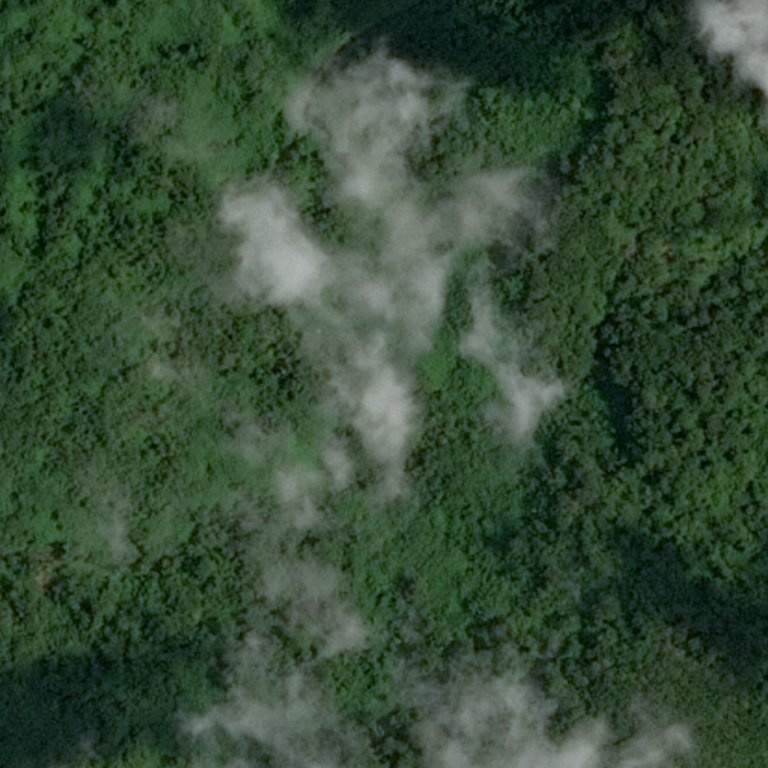
#> input picture HW_3/desert_forest/test_image_00.jpg, 768 x 768 px; the run also reads 1 picture not shown here
$ jupyter execute HW_3.ipynb
#> lines starting #> are read from the running program, lines starting #| are printed output that depends on the picture; after the words box and inside, x2 and y2 are one past the last pixel; in counts of white or black regions, pixels touching at a corner belong together
# Homework 3

# Задача №1 - Лес или пустыня?

Часто при анализе изображений местности необходимо понять ее характер. В частности, если определить, что на изображении преобладет вода, то имеет смысл искать корабли на таком изображении. Если на картинке густой лес, то, возможно, это не лучшая зона для посадки дрона или беспилотника.

Ваша задача - написать программу, которая будет отличать лес от пустыни. В приложении можно найти реальные спутниковые снимки лесов и пустынь.

Примеры изображений:
<table><tr>
    <td>  </td>
    <td>  </td>
</tr></table>

[cell 1]
import cv2
import numpy as np
import matplotlib.pyplot as plt

def load_image(image_path: str) -> np.ndarray:
    """Loads an image from the specified path."""
    image = cv2.imread(image_path)
    return image

def convert_to_hsv(image: np.ndarray) -> np.ndarray:
    """Converts the image from BGR to HSV color space."""
    return cv2.cvtColor(image, cv2.COLOR_BGR2HSV)

def create_masks(hsv_image: np.ndarray) -> tuple:
    """Creates masks for forest and desert regions."""
    forest_mask = cv2.inRange(hsv_image, np.array([20, 20, 20]), np.array([100, 255, 255]))
    desert_mask = cv2.inRange(hsv_image, np.array([10, 20, 20]), np.array([30, 255, 255]))
    return forest_mask, desert_mask

def count_pixels(mask: np.ndarray) -> int:
    """Counts the number of non-zero pixels in a mask."""
    return cv2.countNonZero(mask)

def classify_scene(forest_count: int, desert_count: int) -> str:
    """Classifies the scene as either forest or desert."""
    return "forest" if forest_count > desert_count else "desert"

def classify_image(image_path: str) -> tuple:
    """Classifies an image as forest or desert."""
    image = load_image(image_path)
    hsv_image = convert_to_hsv(image)
    forest_mask, desert_mask = create_masks(hsv_image)
    forest_count = count_pixels(forest_mask)
    desert_count = count_pixels(desert_mask)
    classification = classify_scene(forest_count, desert_count)
    return classification, image, forest_mask, desert_mask

def show_images(image: np.ndarray, forest_mask: np.ndarray, desert_mask: np.ndarray, classification: str, title: str):
    """Displays the original image, masks, and classification."""
    plt.figure(figsize=(15, 10))
    plt.subplot(2, 2, 1)
    plt.imshow(cv2.cvtColor(image, cv2.COLOR_BGR2RGB))
    plt.title(f'{title} - Original Image')
    plt.axis('off')

    plt.subplot(2, 2, 2)
    plt.imshow(forest_mask, cmap='gray')
    plt.title('Forest Mask')
    plt.axis('off')

    plt.subplot(2, 2, 3)
    plt.imshow(desert_mask, cmap='gray')
    plt.title('Desert Mask')
    plt.axis('off')

    plt.subplot(2, 2, 4)
    plt.imshow(cv2.cvtColor(image, cv2.COLOR_BGR2RGB))
    plt.title(f'Classification: {classification}')
    plt.axis('off')

    plt.show()


# Example usage (same as before):
images_path_forest = 'desert_forest/test_image_00.jpg'
classification_forest, image_forest, forest_mask_forest, desert_mask_forest = classify_image(images_path_forest)
#> in load_image, image is the input picture: shape (768, 768, 3); mean B, G, R 54, 75.5, 54
#> in classify_image, `forest_count = count_pixels(forest_mask)`: forest_count = 570573
#> in classify_image, `desert_count = count_pixels(desert_mask)`: desert_count = 7
#> in classify_image, `classification = classify_scene(forest_count, desert_count)`: classification = 'forest'
#> classification_forest = 'forest'
print(f"Classification: {classification_forest}")
#| Classification: forest

images_path_desert = 'desert_forest/test_image_04.jpg'
classification_desert, image_desert, forest_mask_desert, desert_mask_desert = classify_image(images_path_desert)
#> call 2 of load_image, with image_path = 'desert_forest/test_image_04.jpg'
#> classification_desert = 'desert'
print(f"Classification: {classification_desert}")
#| Classification: desert

show_images(image_forest, forest_mask_forest, desert_mask_forest, classification_forest, 'Test Image 00')
show_images(image_desert, forest_mask_desert, desert_mask_desert, classification_desert, 'Test Image 04')

# Задача №2 - Реализовать Image-blending на основе сшивки по градиентам

Задача - взять фото двух лиц : ваше и друга, с помощью метода Poisson image editing совместить глаза, нос и рот с первого изображения со вторым. Суть в том, что при использовании такого метода границы совмещенного изображения не видны.

Статья, где описан метод

Patrick Pérez, Michel Gangnet, and Andrew Blake. 2003. Poisson image editing. ACM Trans. Graph. 22, 3 (July 2003), 313–318. https://doi.org/10.1145/882262.882269

Пример такого совмещения:

[cell 2]
import cv2
import numpy as np
import matplotlib.pyplot as plt

[cell 3]
# Загружаем каскады Хаара для распознавания лиц и их частей
face_cascade = cv2.CascadeClassifier(cv2.data.haarcascades + 'haarcascade_frontalface_default.xml')
eye_cascade = cv2.CascadeClassifier(cv2.data.haarcascades + 'haarcascade_eye.xml')
nose_cascade = cv2.CascadeClassifier('haar/haarcascade_mcs_nose.xml')
mouth_cascade = cv2.CascadeClassifier('haar/haarcascade_mcs_mouth.xml')

# Проверка корректности загрузки каскадов
if any(cascade.empty() for cascade in [face_cascade, eye_cascade, nose_cascade, mouth_cascade]):
    raise ValueError('Ошибка при загрузке каскадов Хаара')

[cell 4]
import cv2
import numpy as np
import matplotlib.pyplot as plt

# [5 lines of commented-out code are left out]


def load_image(image_path: str) -> np.ndarray:
    """Loads an image from the specified path, raises ValueError if loading fails."""
    img = cv2.imread(image_path)
    if img is None:
        raise ValueError(f"Could not load image from: {image_path}")
    return img

def to_grayscale(image: np.ndarray) -> np.ndarray:
    """Converts an image to grayscale."""
    return cv2.cvtColor(image, cv2.COLOR_BGR2GRAY)

def detect_features(gray_image: np.ndarray, cascade: cv2.CascadeClassifier) -> list:
    """Detects features (faces, eyes, etc.) using a Haar cascade."""
    return cascade.detectMultiScale(gray_image, scaleFactor=2.5, minNeighbors=5)

def create_feature_mask(gray_image: np.ndarray, detected_faces: list, eye_cascade: cv2.CascadeClassifier, nose_cascade: cv2.CascadeClassifier, mouth_cascade: cv2.CascadeClassifier) -> np.ndarray:
    """Creates a mask highlighting detected facial features."""
    mask = np.zeros_like(gray_image)
    for (x, y, w, h) in detected_faces:
        roi_gray = gray_image[y:y+h, x:x+w]
        #Eyes
        eyes = detect_features(roi_gray, eye_cascade)
        for (ex, ey, ew, eh) in eyes:
            cv2.ellipse(mask, ((ex + ew//2 + x), (ey + eh//2 + y)), (ew*1, eh*1), 0, 0, 360, 255, -1)
        #Nose
        nose = detect_features(roi_gray, nose_cascade)
        for (nx, ny, nw, nh) in nose:
            cv2.ellipse(mask, ((nx + nw//2 + x), (ny + nh//3 + y)), (nw*1, nh*2), 0, 0, 360, 255, -1)
        #Mouth
        mouth = detect_features(roi_gray, mouth_cascade)
        for (mx, my, mw, mh) in mouth:
            cv2.ellipse(mask, ((mx + mw//2 + x), (my + mh//2 + y)), (mw*1, mh*1), 0, 0, 360, 255, -1)
    return mask

def resize_image(image: np.ndarray, width: int, height: int) -> np.ndarray:
    """Resizes an image to the specified dimensions."""
    return cv2.resize(image, (width, height))

def perform_seamless_cloning(source_image: np.ndarray, target_image: np.ndarray, mask: np.ndarray, center: tuple) -> np.ndarray:
    """Performs seamless cloning using the specified parameters."""
    return cv2.seamlessClone(source_image, target_image, mask, center, cv2.NORMAL_CLONE)


#Main part of the code
source_image = load_image("faces/face_2.jpg")
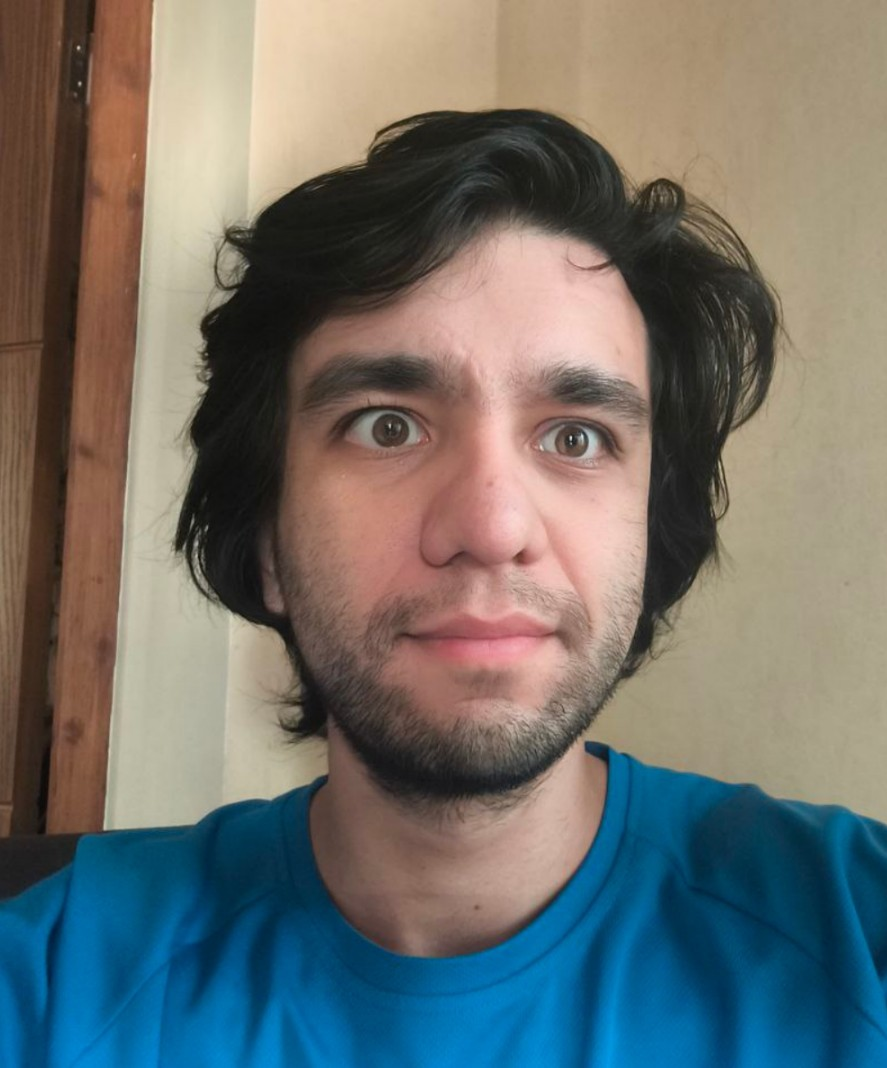
#> input picture HW_3/faces/face_2.jpg, 887 x 1068 px
#> in load_image, img is the input picture: shape (1068, 887, 3); mean B, G, R 107.9, 112.2, 111.2
target_image = load_image("faces/face_1.jpg")
#> call 2 of load_image, with image_path = 'faces/face_1.jpg'
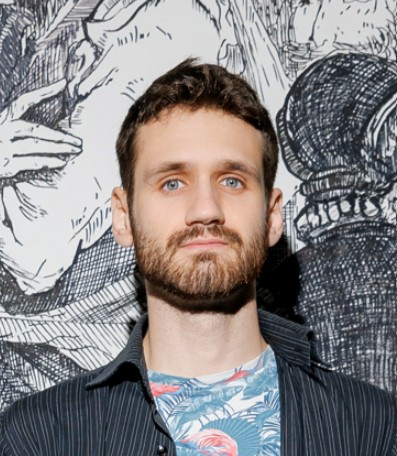
#> input picture HW_3/faces/face_1.jpg, 397 x 456 px
#> in load_image, img is the input picture: shape (456, 397, 3); mean B, G, R 133.2, 132.3, 135.7

gray_source = to_grayscale(source_image)
gray_target = to_grayscale(target_image)

faces_source = detect_features(gray_source, face_cascade)
#> faces_source = [[312, 278, 375, 375]]
faces_target = detect_features(gray_target, face_cascade)
#> faces_target = [[130, 122, 150, 150]]


source_mask = create_feature_mask(gray_source, faces_source, eye_cascade, nose_cascade, mouth_cascade)
#> the loop in create_feature_mask, `for (x, y, w, h) in detected_faces:` made 1 pass
#> (x, y, w, h, eyes, nose) on pass 1: (312, 278, 375, 375, [[12, 89, 125, 125], [197, 102, 125, 125]], [[121, 218, 112, 94]])
#> after the loop in create_feature_mask, `for (x, y, w, h) in detected_faces:`:
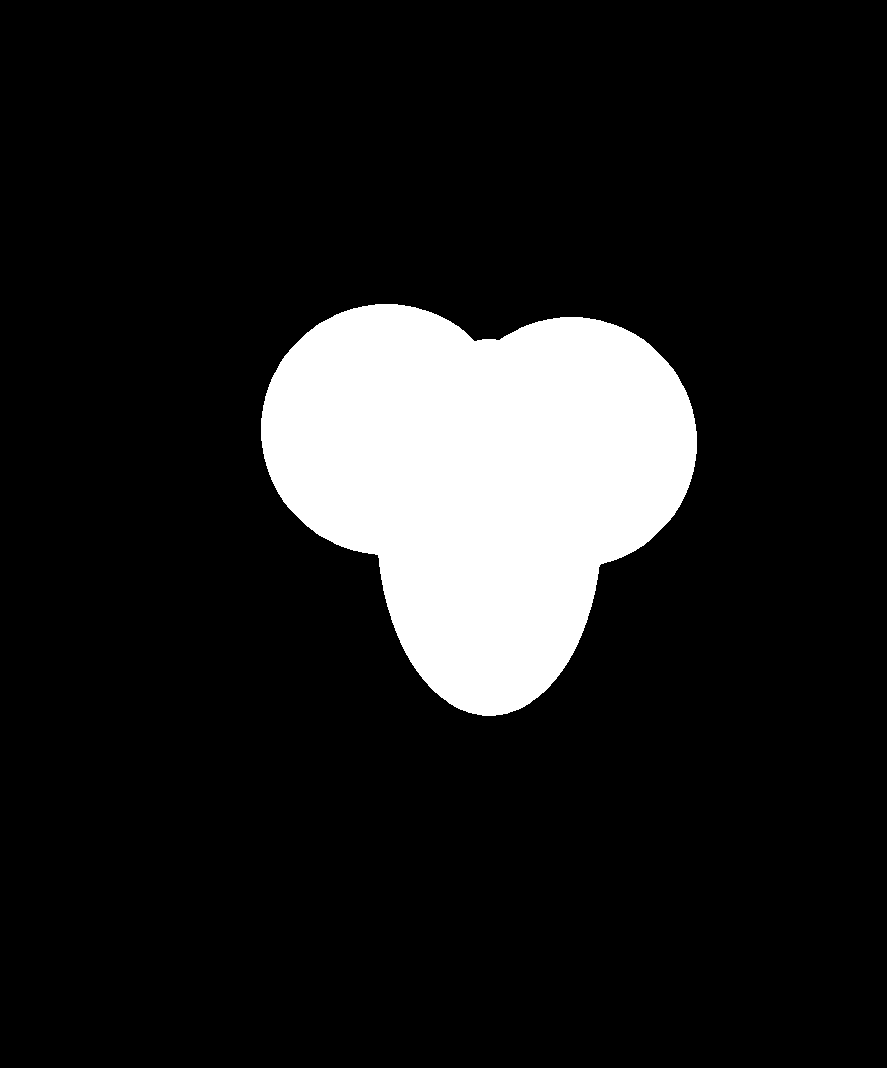
#> mask: shape (1068, 887); 12.6% white; 1 white region, box (x1, y1, x2, y2) and area: (261, 304, 697, 716) 119244
target_mask = create_feature_mask(gray_target, faces_target, eye_cascade, nose_cascade, mouth_cascade)
#> the loop in create_feature_mask (call 2), `for (x, y, w, h) in detected_faces:` made 1 pass
#> (x, y, w, h, eyes, nose, mouth) on pass 1: (130, 122, 150, 150, [[16, 33, 50, 50], [76, 33, 50, 50]], [[52, 74, 45, 38]], [[46, 106, 62, 38]])

target_height = target_image.shape[0]
target_width = target_image.shape[1]

resized_source = resize_image(source_image, target_width, target_height)
resized_source_mask = resize_image(source_mask, target_width, target_height)

clone_center = (int(target_width / 2), int(target_height / 2))

final_image = perform_seamless_cloning(resized_source, target_image, resized_source_mask, clone_center)


# Display and save results (matplotlib part remains the same)
plt.figure(figsize=(15, 10))

plt.subplot(2, 2, 1)
plt.imshow(cv2.cvtColor(source_image, cv2.COLOR_BGR2RGB))
plt.title('Исходное изображение')
plt.axis('off')

plt.subplot(2, 2, 2)
plt.imshow(cv2.cvtColor(target_image, cv2.COLOR_BGR2RGB))
plt.title('Целевое изображение')
plt.axis('off')

plt.subplot(2, 2, 3)
plt.imshow(cv2.cvtColor(resized_source, cv2.COLOR_BGR2RGB))
plt.title('Измененное исходное изображение')
plt.axis('off')

plt.subplot(2, 2, 4)
plt.imshow(cv2.cvtColor(final_image, cv2.COLOR_BGR2RGB))
plt.title('Результат бесшовного клонирования')
plt.axis('off')

plt.show()

cv2.imwrite('seamless_cloned_image.jpg', final_image)
#> Out = True

# Задача №3 - Найди клетки

Даны снимки раковых клеток. Существует задача - определить стадию рака клетки по такому изображению. Для того, чтобы подойти к решению классификации рака клетки, необходимо сначала подготовить данные.

Исходные изображения в реальных задачах могут быть очень большого размера (более 20000 px). Однако из визуального анализа можно заметить, что большая часть этих снимков пустая и не несет в себе полезную информацию.

Ваша задача выделить небольшие ячейки изображений из исходного так, чтобы на ячейках было только изображение клетки.

Пример исходного изображения и нарезанных ячеек клетки.

В качестве аргументов у функции будут значения:
1. исходное изображние;
2. размер ячейки;
3. количество ячеек.

__Доп вопрос__ - как можно выяснить какие нужны значения аргументов, чтобы они подходили для большинства исходных снимков?

[cell 5]
import matplotlib.pyplot as plt
from PIL import Image
import numpy as np
import matplotlib.patches as patches

def load_image(image_filepath: str) -> np.ndarray:
    """Loads image from filepath and converts to NumPy array."""
    img = Image.open(image_filepath)
    return np.array(img)

def get_image_dimensions(image_array: np.ndarray) -> tuple:
    """Returns (height, width) of the image."""
    return image_array.shape[:2]

def extract_cells(image_array: np.ndarray, cell_dim: int, max_cells: int) -> tuple:
    """Extracts cells and returns them along with bounding boxes for display."""
    height, width = get_image_dimensions(image_array)
    extracted_cells = []
    bounding_boxes = []
    total_cells_extracted = 0
    for y in range(0, height, cell_dim):
        for x in range(0, width, cell_dim):
            if total_cells_extracted >= max_cells:
                break
            cell = image_array[y:y + cell_dim, x:x + cell_dim]
            if cell.mean() < 240:  # Threshold for filtering empty areas
                extracted_cells.append(cell)
                bounding_boxes.append((x, y, cell_dim, cell_dim))
                total_cells_extracted += 1
    return extracted_cells, bounding_boxes

def display_image_with_cells(image_array: np.ndarray, bounding_boxes: list):
    """Displays image with bounding boxes."""
    _, ax = plt.subplots(1)
    ax.imshow(image_array)
    for x, y, w, h in bounding_boxes:
        rectangle = patches.Rectangle((x, y), w, h, linewidth=1, edgecolor='g', facecolor='none')
        ax.add_patch(rectangle)
    plt.title("Original Image with Cells")
    plt.show()

def create_mosaic(extracted_cells: list, cell_dim: int, space: int, grid_size: int = 10) -> np.ndarray:
    """Creates mosaic image."""
    extracted_cells = handle_cell_count(extracted_cells, grid_size * grid_size)  #Adjust for grid size
    mosaic_dimensions = grid_size * cell_dim + (grid_size - 1) * space
    mosaic_image = np.ones((mosaic_dimensions, mosaic_dimensions, 3), dtype=np.uint8) * 255
    for index, cell in enumerate(extracted_cells):
        row = index // grid_size
        col = index % grid_size
        y_start = row * (cell_dim + space)
        x_start = col * (cell_dim + space)
        mosaic_image[y_start:y_start + cell_dim, x_start:x_start + cell_dim] = cell
    return mosaic_image

def handle_cell_count(extracted_cells: list, desired_count: int) -> list:
    """Handles cell count for mosaic."""
    if len(extracted_cells) > desired_count:
        return extracted_cells[:desired_count]
    elif len(extracted_cells) < desired_count:
        return extracted_cells * (desired_count // len(extracted_cells)) + extracted_cells[:desired_count % len(extracted_cells)]
    return extracted_cells

def display_mosaic(mosaic_image: np.ndarray):
    """Displays mosaic."""
    plt.figure(figsize=(8, 8))
    plt.imshow(mosaic_image)
    plt.axis('off')
    plt.title("Mosaic of Cells")
    plt.show()


def display_and_extract_cells(image_filepath: str, cell_dim: int, max_cells: int, space: int = 10):
    """Main function."""
    image_array = load_image(image_filepath)
    extracted_cells, bounding_boxes = extract_cells(image_array, cell_dim, max_cells)
    display_image_with_cells(image_array, bounding_boxes)
    mosaic_image = create_mosaic(extracted_cells, cell_dim, space)
    display_mosaic(mosaic_image)

# Вызов функции с путь к изображению
display_and_extract_cells("cells/train5_1.jpeg", cell_dim=88, max_cells=305)
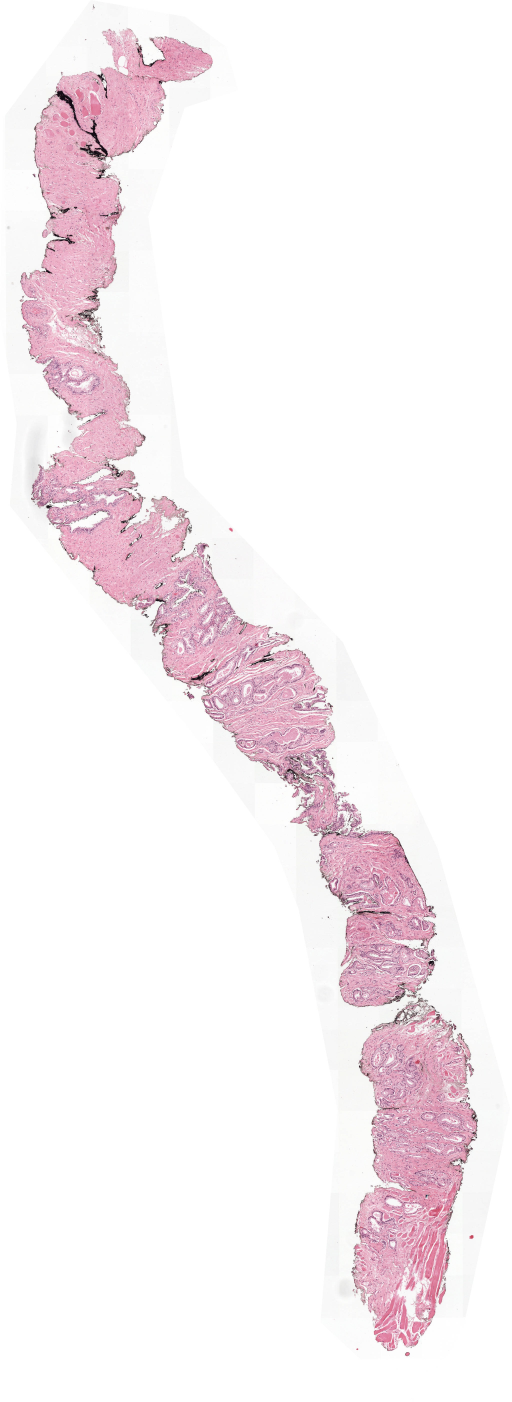
#> input picture HW_3/cells/train5_1.jpeg, 2048 x 5608 px (shown at 1/4 size)
#> in load_image, img is the input picture: PIL image 2048x5608 RGB; mean R, G, B 247.7, 240.1, 243.1
#> in extract_cells, `height, width = get_image_dimensions(image_array)`: height = 5608; width = 2048
#> after the loop in extract_cells, `for y in range(0, height, cell_dim):`: bounding_boxes = 305 items, first 6: (440, 88, 88, 88), (616, 88, 88, 88), (440, 176, 88, 88), (528, 176, 88, 88), (616, 176, 88, 88), (704, 176, 88, 88); extracted_cells = 305 items; total_cells_extracted = 305
#> in display_and_extract_cells, `extracted_cells, bounding_boxes = extract_cells(image_array, cell_dim,..`: extracted_cells = 305 items
#> the loop in display_image_with_cells, `for x, y, w, h in bounding_boxes:` made 305 passes
#> (x, y) on passes 1 to 3: (440, 88), (616, 88), (440, 176)
#> in create_mosaic, `extracted_cells = handle_cell_count(extracted_cells, grid_size * grid_..`: extracted_cells = 100 items
#> the loop in create_mosaic, `for index, cell in enumerate(extracted_cells):` made 100 passes
#> (row, col, y_start, x_start) on passes 1 to 8: (0, 0, 0, 0), (0, 1, 0, 98), (0, 2, 0, 196), (0, 3, 0, 294), (0, 4, 0, 392), (0, 5, 0, 490), (0, 6, 0, 588), (0, 7, 0, 686)
#> after the loop in create_mosaic, `for index, cell in enumerate(extracted_cells):`:
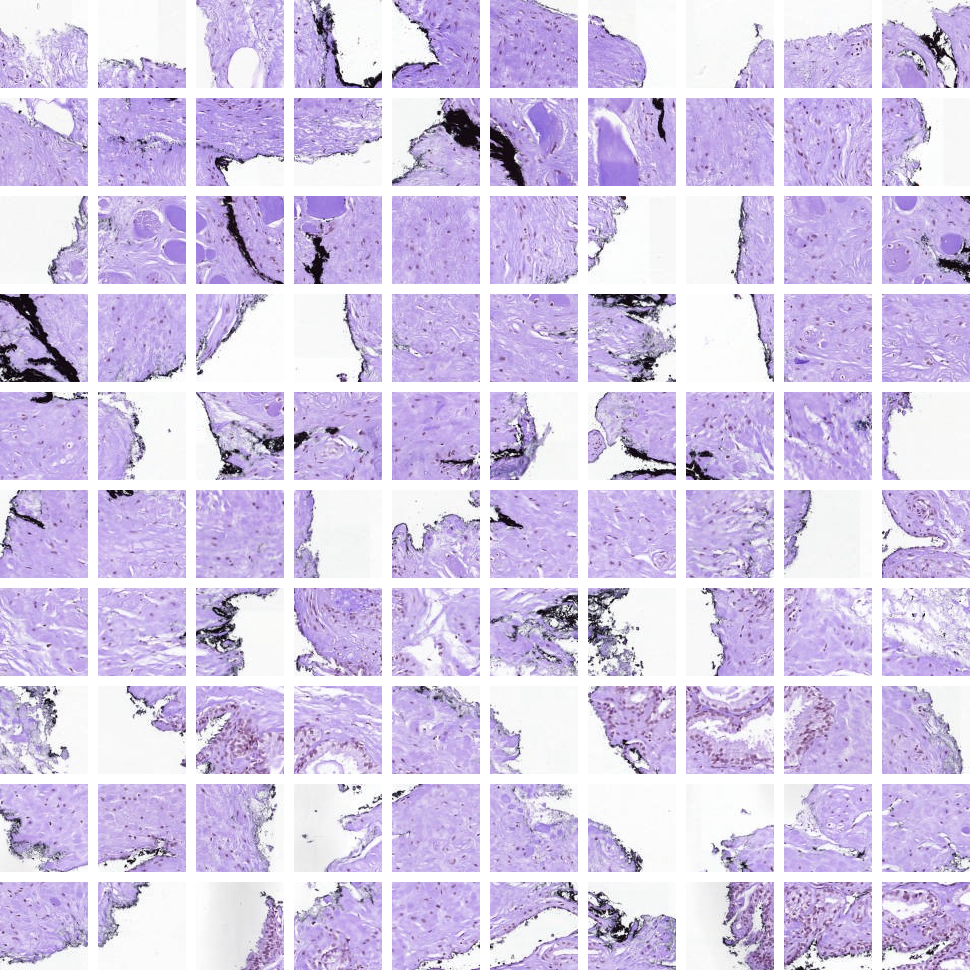
#> mosaic_image: shape (970, 970, 3); mean of channels 0, 1, 2 231.6, 201.3, 213.1; drawn as B, G, R
